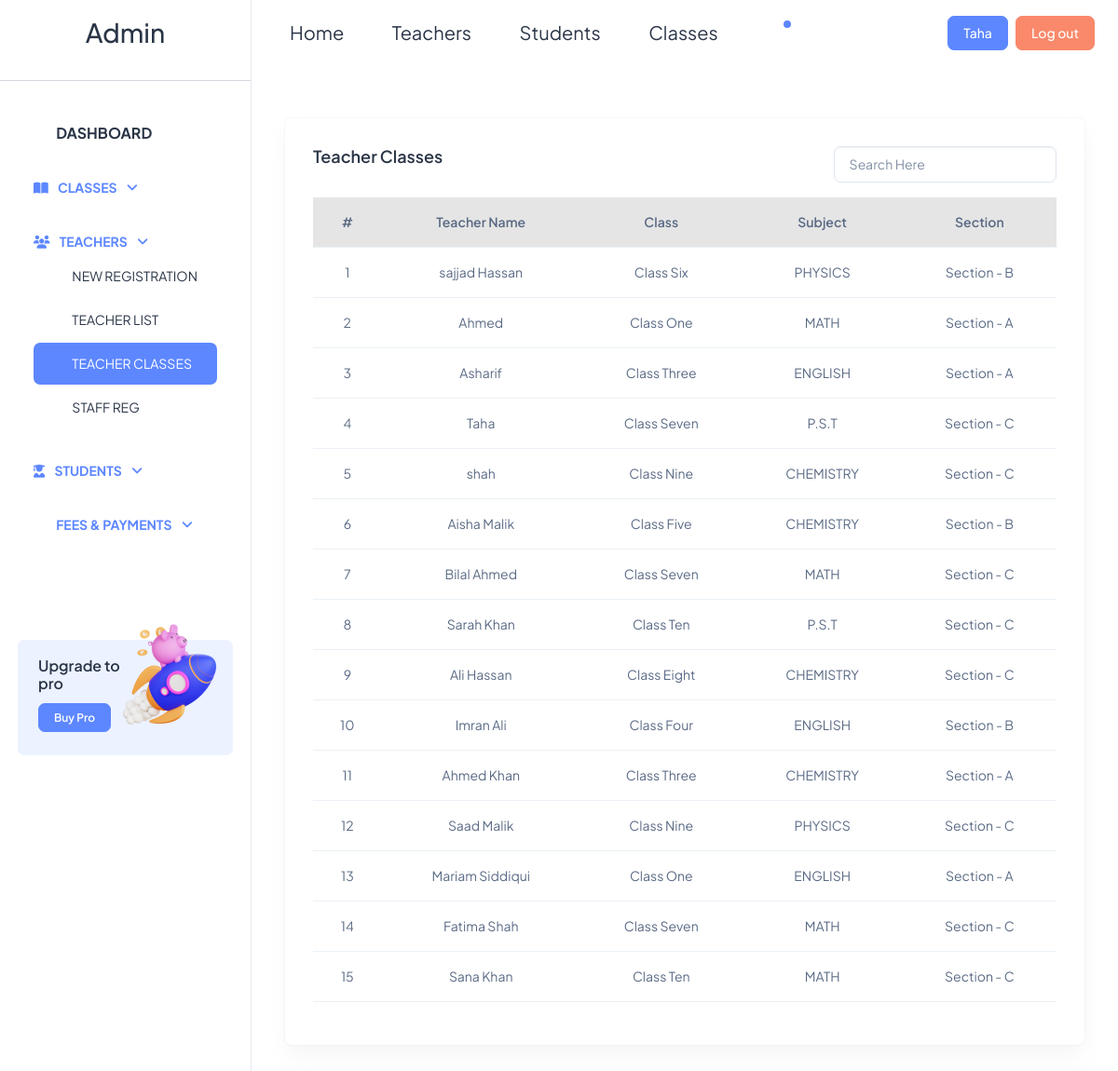
Page /admin/index.php?page=teacher_class.php (signed in) on the committed database.
### tables this page shows
CREATE TABLE `class_assign` (
  `assign_id` int(11) NOT NULL,
  `teacher_name` varchar(100) NOT NULL,
  `class` varchar(100) NOT NULL,
  `subject` varchar(100) NOT NULL,
  `section` varchar(200) NOT NULL
);

### connect.php (called while the page is built, shortened)
<?php
class connect{
public $connect;
public function __construct(){
    $this->connect = mysqli_connect("localhost","root","","myschool");
}
public function query($query){
    return  $this->connect->query($query);
  }
}
$obj = new connect();
?>

### admin/teacher_class.php (the view, shortened to what this page needs)
<?php
if(!isset($_POST["search"])){
?>
<div class="container-fluid mb-2">
        <div class="container-fluid">
          <div class="card">
            <div class="card-body card-border">
              <div class="d-flex">
            <h5 class="card-title fw-semibold mb-4">Teacher Classes</h5>
            <input type="text" class="form-control ms-auto mb-3" style="width:30%;" name="search" id="search" placeholder="Search Here" value="">
</div>
<?php } ?>
            <table class="table table-hover text-center" id="table-data">
                <thead class="table-active">
                    <th>#</th>
                    <th>Teacher Name</th>
                    <th>Class</th>
                    <th>Subject</th>
                    <th>Section</th>
                </thead>
                <tbody class="table-striped">
                    <?php
                if(isset($_POST["search"])){
                  include("../connect.php");
                      extract($_POST);
                      $query = "SELECT * FROM class_assign WHERE teacher_name LIKE '%$search%'";
                      $q = $obj->query($query);
                      }
                      else{
                    $query = "SELECT * FROM class_assign";
                    $q = $obj->query($query);
                      }
                    while($row = mysqli_fetch_assoc($q)){
                    ?>
                    <tr>
                        <td><?php echo $row["assign_id"]; ?></td>
                        <td><?php echo $row["teacher_name"]; ?></td>
                        <td><?php echo $row["class"]; ?></td>
                        <td><?php echo $row["subject"]; ?></td>
                        <td><?php echo $row["section"]; ?></td>
                    </tr>
                    <?php
                    }
                    ?>
                </tbody>
            </table>
              </div>
            </div>
          </div>
        </div>
      </div>
    </div>

### rows in the picture
class_assign: assign_id "1", teacher_name "sajjad Hassan", class "Class Six", subject "PHYSICS", section "Section - B"
class_assign: assign_id "2", teacher_name "Ahmed", class "Class One", subject "MATH", section "Section - A"
class_assign: assign_id "3", teacher_name "Asharif", class "Class Three", subject "ENGLISH", section "Section - A"
class_assign: assign_id "4", teacher_name "Taha", class "Class Seven", subject "P.S.T", section "Section - C"
class_assign: assign_id "5", teacher_name "shah", class "Class Nine", subject "CHEMISTRY", section "Section - C"
class_assign: assign_id "6", teacher_name "Aisha Malik", class "Class Five", subject "CHEMISTRY", section "Section - B"
class_assign: assign_id "7", teacher_name "Bilal Ahmed", class "Class Seven", subject "MATH", section "Section - C"
class_assign: assign_id "8", teacher_name "Sarah Khan", class "Class Ten", subject "P.S.T", section "Section - C"
class_assign: assign_id "9", teacher_name "Ali Hassan", class "Class Eight", subject "CHEMISTRY", section "Section - C"
class_assign: assign_id "10", teacher_name "Imran Ali", class "Class Four", subject "ENGLISH", section "Section - B"
class_assign: assign_id "11", teacher_name "Ahmed Khan", class "Class Three", subject "CHEMISTRY", section "Section - A"
class_assign: assign_id "12", teacher_name "Saad Malik", class "Class Nine", subject "PHYSICS", section "Section - C"
class_assign: assign_id "13", teacher_name "Mariam Siddiqui", class "Class One", subject "ENGLISH", section "Section - A"
class_assign: assign_id "14", teacher_name "Fatima Shah", class "Class Seven", subject "MATH", section "Section - C"
class_assign: assign_id "15", teacher_name "Sana Khan", class "Class Ten", subject "MATH", section "Section - C"

### other values in the picture
$_SESSION["role"] "Admin"
$_SESSION["name"] "Taha"
